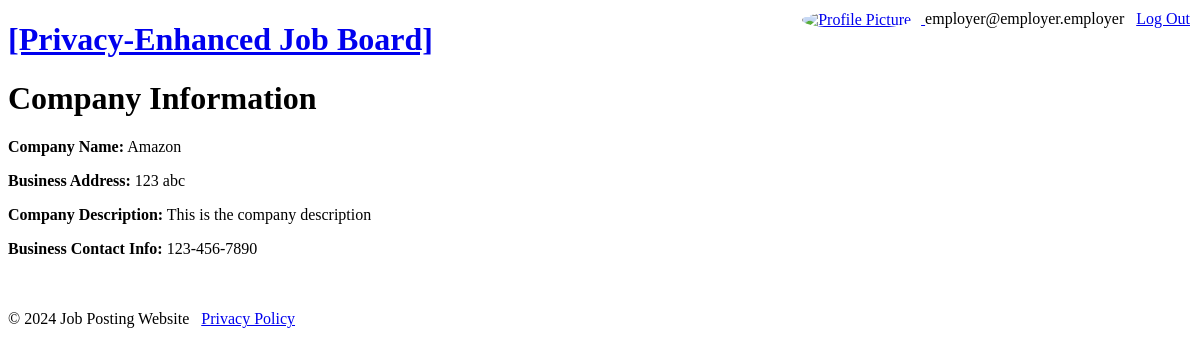
/employer/company (signed in), run on the app's committed database.
### employer/models.py (models this page shows, shortened)
class EmployerVerification(models.Model):
    employer = models.ForeignKey(Employer, on_delete=models.CASCADE)
    company_name = models.CharField(max_length=255)
    business_address = models.CharField(max_length=255)
    company_description = models.TextField()
    business_contact_info = models.CharField(max_length=255)
    business_logo = models.ImageField(upload_to=employer_file_upload_path)
    file1 = models.FileField(upload_to=employer_file_upload_path)
    file2 = models.FileField(upload_to=employer_file_upload_path)
    public_key = models.TextField()
    created_at = models.DateTimeField(auto_now_add=True)

### employer/views.py (the view)
# urls.py: path('company', employer_company, name='employer_company'),
@login_required
def employer_company(request):
    employer = Employer.objects.get(user=request.user)
    employer_verification = EmployerVerification.objects.get(employer=employer)
    return render(request, 'employer_company.html', {'employer': employer, 'employer_verification': employer_verification})

### employer/templates/employer_company.html (shortened to what this page needs)
{% extends 'base_generic.html' %}
{% block content %}
<head>
</head>
<body>
    <h1>Company Information</h1>
    <p><strong>Company Name:</strong> {{ employer_verification.company_name }}</p>
    <p><strong>Business Address:</strong> {{ employer_verification.business_address }}</p>
    <p><strong>Company Description:</strong> {{ employer_verification.company_description }}</p>
    <p><strong>Business Contact Info:</strong> {{ employer_verification.business_contact_info }}</p>
</body>
<br>
<br>
{% endblock %}

### templates/base_generic.html (shortened to what this page needs)
<!DOCTYPE html>
<html>
<head>
</head>
<body>
    <header>
        <a href="{% url 'search:search-home' %}">
            <h1>[Privacy-Enhanced Job Board]</h1>
        </a>
        {% if user.is_authenticated %}
            <div class="auth-links">
                {% if user.baseuser.employeruser %}
                <a href="{% url 'employer:employer_main' %}">
                    <img src="https://static.vecteezy.com/system/resources/thumbnails/009/292/244/small/default-avatar-icon-of-social-media-user-vector.jpg" alt="Profile Picture" class="profile-pic">
                </a>
                {% else %}
                <a href="{% url 'profiles:profiles_main' %}">
                    <img src="https://static.vecteezy.com/system/resources/thumbnails/009/292/244/small/default-avatar-icon-of-social-media-user-vector.jpg" alt="Profile Picture" class="profile-pic">
                </a>
                {% endif %}
                <span>{{user.username}}</span> &nbsp;
                <a href="{% url 'user_management:log-out' %}">Log Out</a>
            </div>
        {% endif %}
    </header>
    <main>
        {% block content %}{% endblock %}
    </main>
    <footer>
        <span>© 2024 Job Posting Website</span> &nbsp;
        <a href="{% url 'privacy:privacy_policy' %}">Privacy Policy</a>
    </footer>
</body>
</html>

### templates/base_generic.html (style rules this page uses)
.auth-links { position: absolute; top: 0; right: 0; padding: 10px; }
.profile-pic { width: 40px; height: 40px; border-radius: 50%; object-fit: cover; margin-right: 10px; vertical-align: middle; }

### data on the page
EmployerVerification: company_name "Amazon", business_address "123 abc", company_description "This is the company description", business_contact_info "123-456-7890"

### other printed values
{{ user.username }} "employer@employer.employer"
